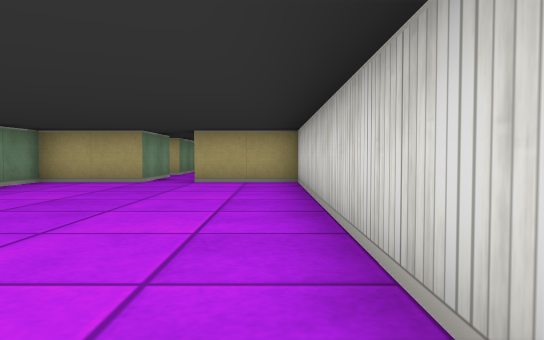
View 1 (above)

17 first-person views from a walk through a cub3D ray-caster map. The camera is about half as high as the walls, tilts 2° down and sees 70° across. The floor is counted in squares. Each view is taken from the middle of a square. On the plan, view 1 faces up. The plan holds only what a view shows up to about 9 squares ahead; the rest is blank.

View 2
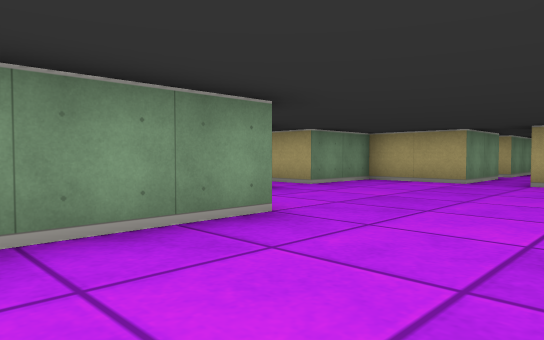

View 3
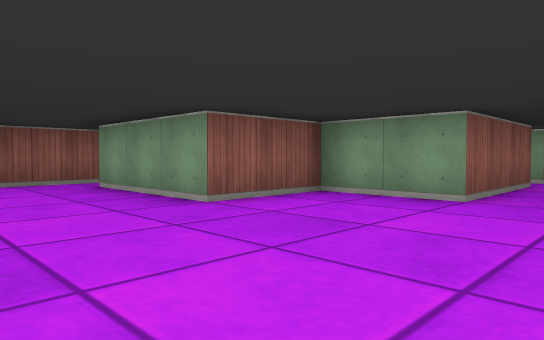

View 4
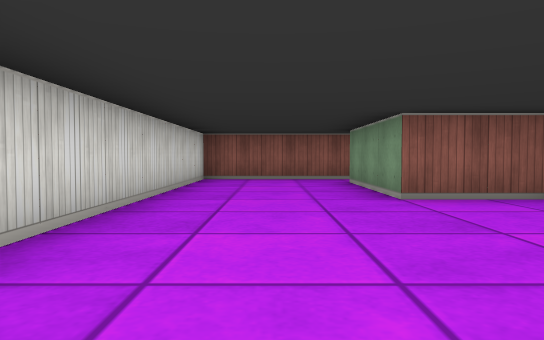

View 5
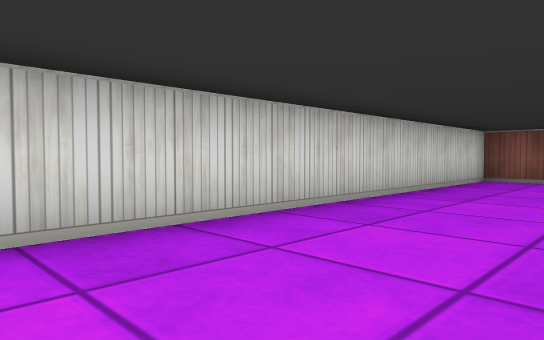

View 6
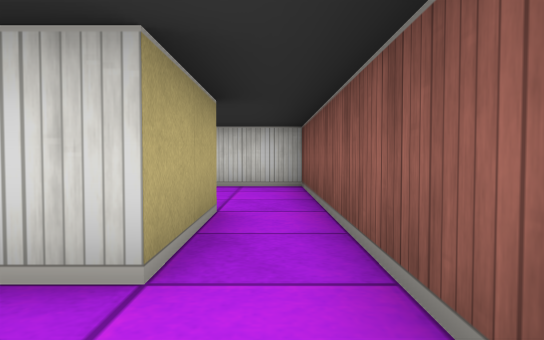

View 7
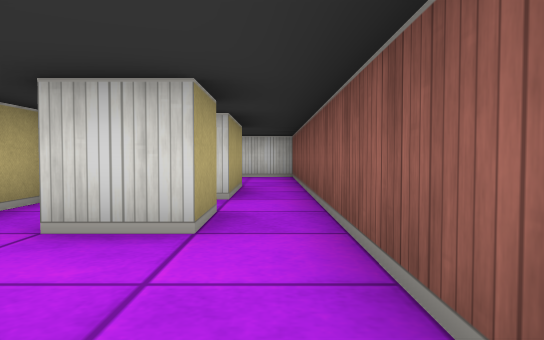

View 8
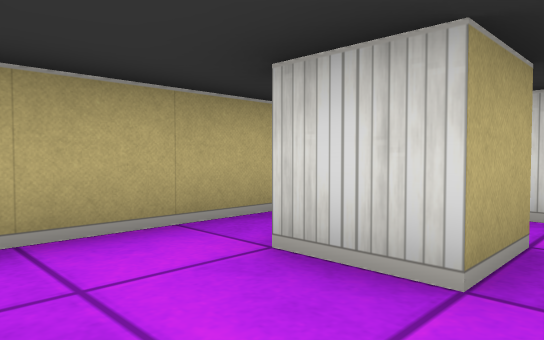

View 9
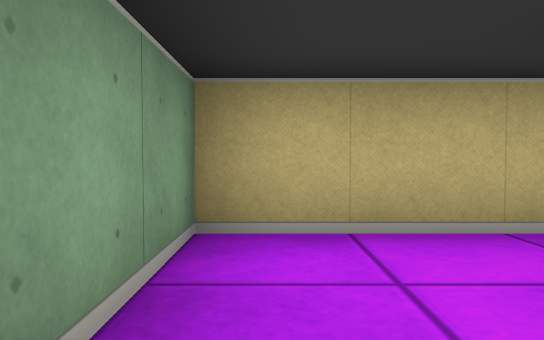

View 10
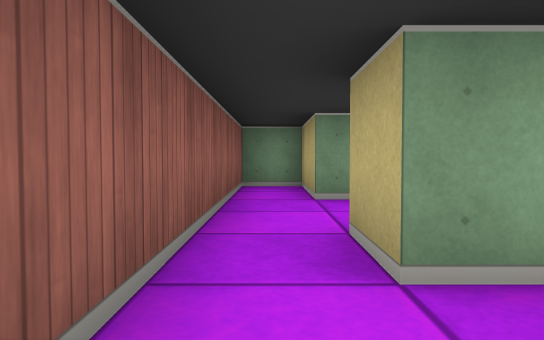

View 11
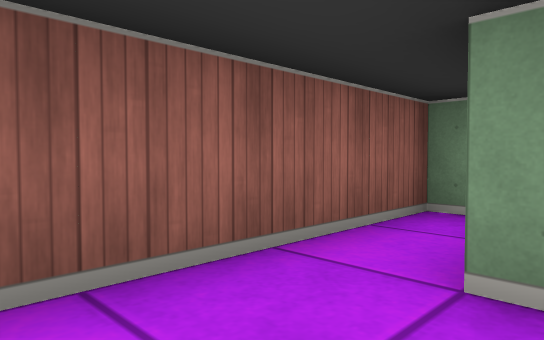

View 12
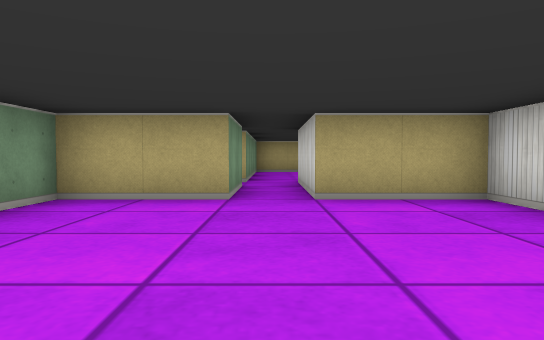

View 13
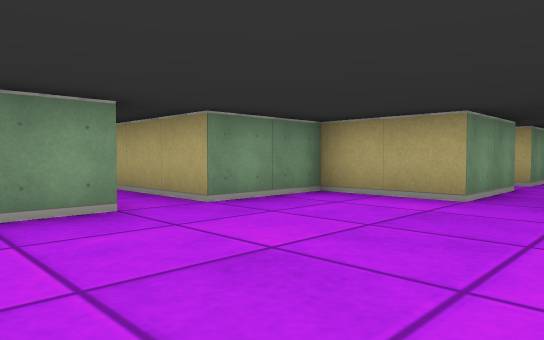

View 14
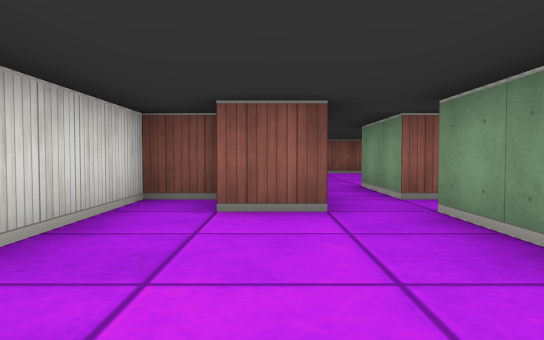

View 15
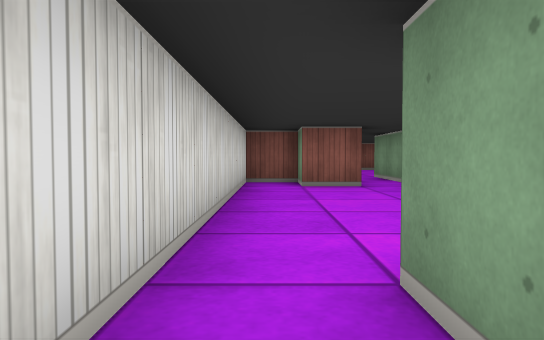

View 16
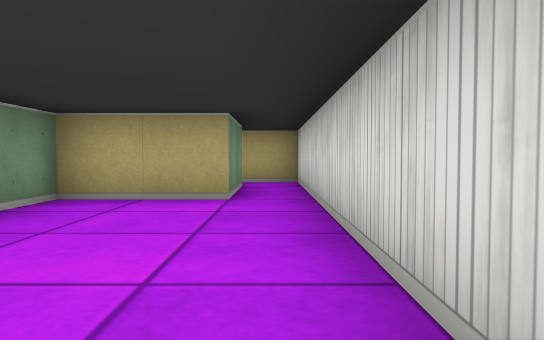

View 17
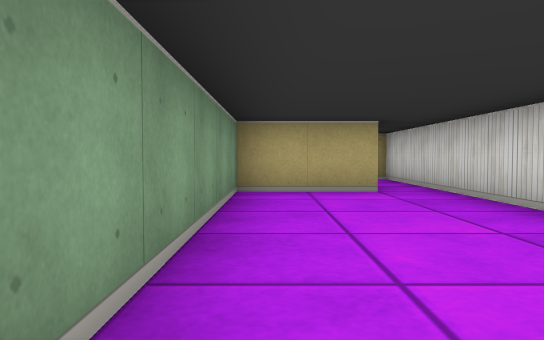

### Floor plan
Ten units are one square. View 1 is at (0, 0); x grows to the right and y downward. Boxes are objects, and circles mark ways between rooms. Rooms are numbered by the first view taken in them; rooms with no view inside come last. Other rooms are left out.
<svg viewBox="-110 -180 120 200">
<path fill="none" stroke="#000" d="M-25 -75 -45 -75 -45 -55 -69 -55M-45 15 5 15 5 -75 -15 -75M-76 -45 -45 -45 -45 -25 -25 -25 -25 5 -45 5M-55 -1 -55 5 -65 5 -65 -5M-45 5 -45 -1M-48 -15 -85 -15 -85 5 -105 5 -105 15 -45 15M-30 -95 -25 -95 -25 -75M-5 -174 -5 -155 -25 -155 -25 -105M-15 -75 -15 -105 -5 -105 -5 -95 5 -95 5 -175"/>
<circle cx="-35" cy="10" r="3" fill="#2a7"/>
<circle cx="-20" cy="-85" r="3" fill="#2a7"/>
<text x="-20" y="-30">1</text>
<text x="-70" y="0">2</text>
<text x="-10" y="-130">3</text>
</svg>
Room 1 opens to room 2. Room 1 opens to room 3.

Where each view was taken, in squares from view 1:
view 1: 0 up, 0 right, facing up
view 2: 0 up, 0 right, facing up-left
view 3: 6 up, 0 right, facing down-left
view 4: 7 up, 1 left, facing down
view 5: 7 up, 2 left, facing down-right
view 6: 1 down, 6 left, facing right
view 7: 1 down, 9 left, facing right
view 8: 1 down, 8 left, facing up-right
view 9: 1 down, 8 left, facing up
view 10: 1 down, 4 left, facing left
view 11: 0 up, 7 left, facing down-left
view 12: 3 up, 2 left, facing up
view 13: 3 up, 1 left, facing up-left
view 14: 14 up, 1 left, facing down
view 15: 17 up, 0 right, facing down
view 16: 11 up, 0 right, facing up
view 17: 10 up, 2 left, facing up
